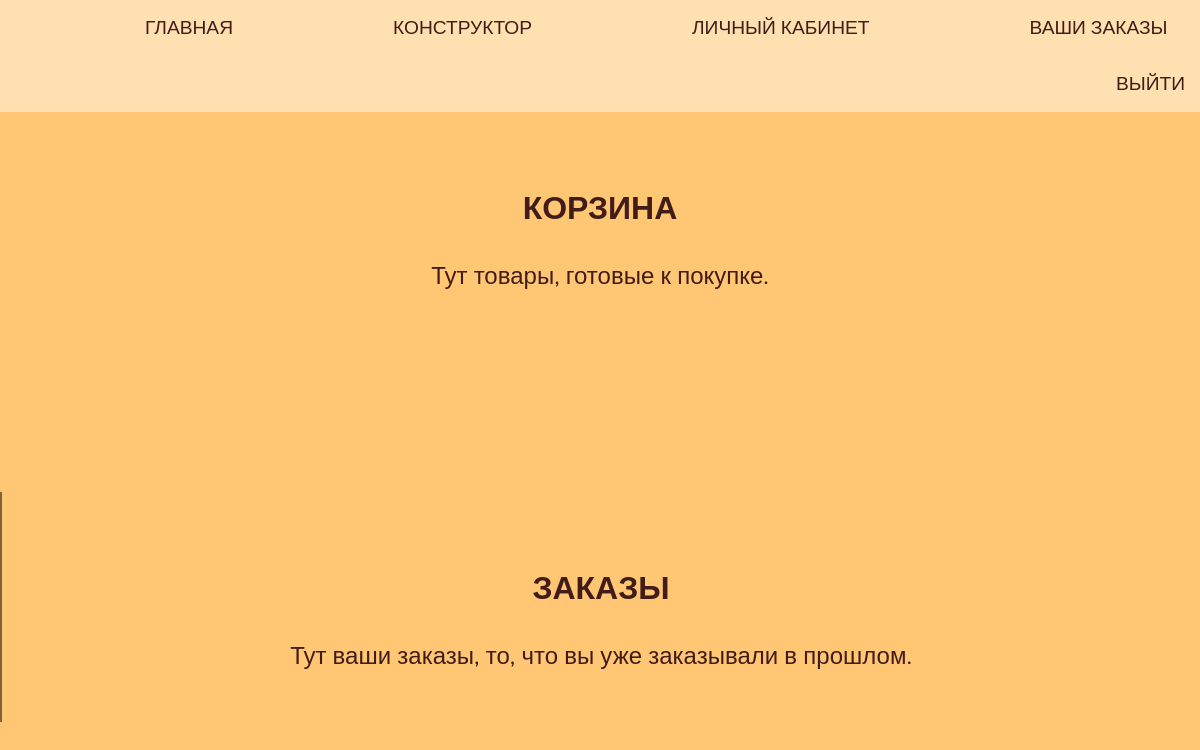
The app's page /zakazi.php (signed in), older data.
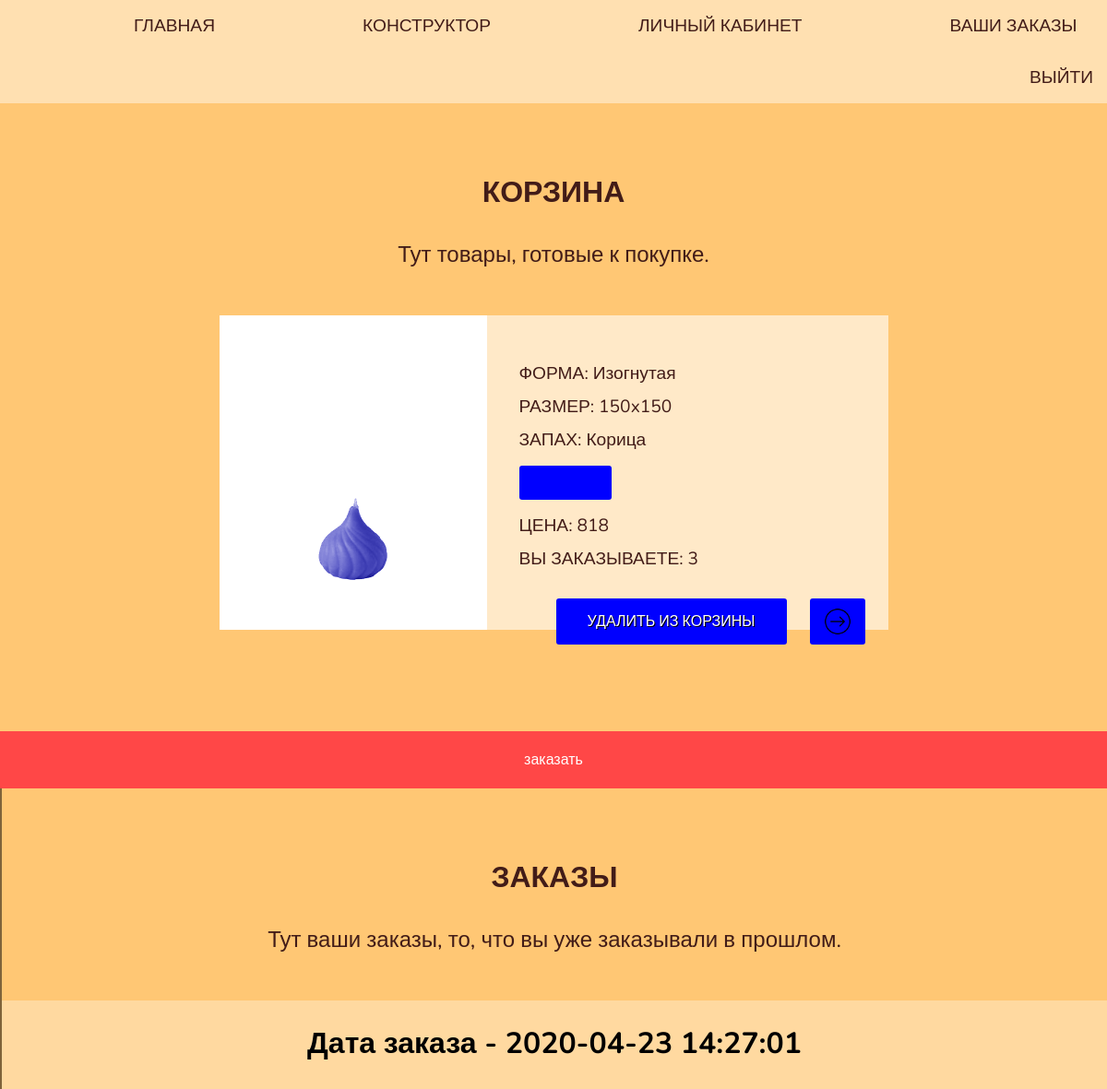
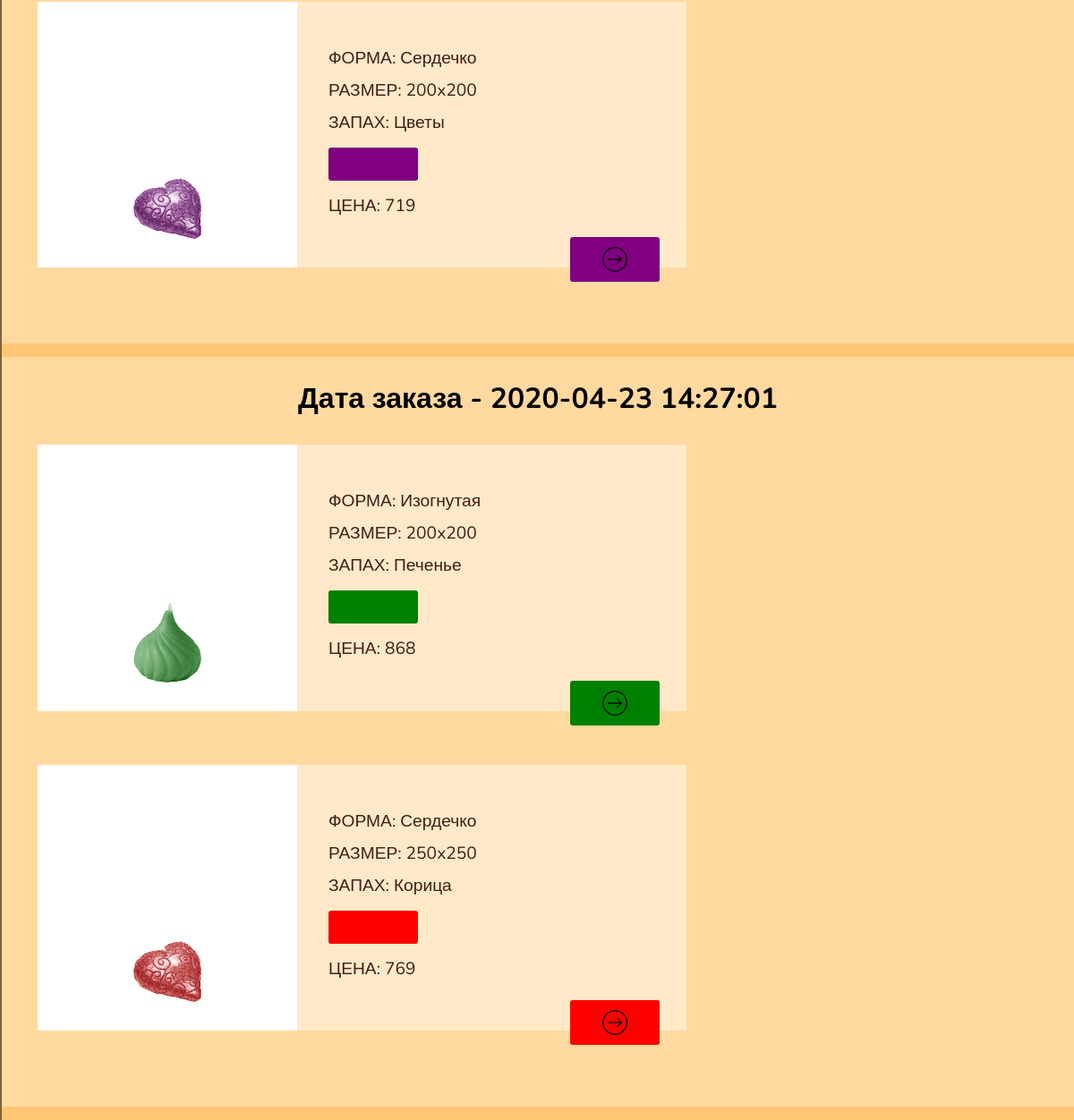
The same page, newer data (2 pictures, top to bottom).
### tables this page shows
CREATE TABLE `candle` (
  `id_candle` int(11) NOT NULL,
  `candle_name` varchar(25) NOT NULL,
  `id_zapah` int(11) DEFAULT NULL,
  `id_form` int(11) DEFAULT NULL,
  `id_color` int(11) DEFAULT NULL,
  `id_razer` int(11) DEFAULT NULL
);

CREATE TABLE `color` (
  `id_color` int(11) NOT NULL,
  `color_name` varchar(25) NOT NULL,
  `color_code` varchar(16) NOT NULL,
  `color_price` int(11) NOT NULL
);

CREATE TABLE `form` (
  `id_form` int(11) NOT NULL,
  `form_name` varchar(25) NOT NULL,
  `form_path` varchar(100) NOT NULL,
  `form_price` int(11) NOT NULL,
  `form_available` int(11) NOT NULL
);

CREATE TABLE `razmer` (
  `id_razmer` int(11) NOT NULL,
  `razmer_name` varchar(7) DEFAULT NULL,
  `razmer_price` int(11) NOT NULL
);

CREATE TABLE `zapah` (
  `id_zapah` int(11) NOT NULL,
  `zapah_name` varchar(25) NOT NULL,
  `zapah_path` varchar(100) NOT NULL,
  `zapah_price` int(11) NOT NULL
);

CREATE TABLE `cart` (
  `id_cart` int(11) NOT NULL,
  `id_user` int(11) DEFAULT NULL,
  `id_candle` int(11) DEFAULT NULL,
  `cart_count` int(11) DEFAULT NULL
);

CREATE TABLE `order` (
  `id_order` int(11) NOT NULL,
  `id_user` int(11) DEFAULT NULL,
  `order_date` datetime DEFAULT NULL
);

### zakazi.php (the view, shortened to what the changed rows need)
<?php
	require ('./php/connection.php');
	$userId = $_SESSION['id_user'];
?>
<!DOCTYPE html>
<html>
<head>
	<link rel="stylesheet" type="text/css" href="./css/kabinet.css">
	<link rel="stylesheet" type="text/css" href="./css/zakazi.css">
</head>
<body>
	<div class="niz">
		<div class="left">
			<h3> КОРЗИНА </h3>
			<h4> Тут товары, готовые к покупке. </h4>
			<div class="flex">
			<?php
				$queryCart = 'SELECT
									*,
									(color.color_price + form.form_price + razmer.razmer_price + zapah.zapah_price) as candle_price
								FROM
									candle,
									color,
									form,
									razmer,
									zapah,
									cart
								WHERE
									candle.id_color = color.id_color
								AND
									candle.id_form = form.id_form
								AND
									candle.id_razer = razmer.id_razmer
								AND
									candle.id_zapah = zapah.id_zapah
								AND
									cart.id_user = '.$userId.'
								AND
									cart.id_candle = candle.id_candle;';
				$resultCart = mysqli_query($link, $queryCart);
				while ($svechaCart = mysqli_fetch_assoc($resultCart))
				{
					echo '<div class="infa">
							<div class="img_svecha">
								<div class="img-color" style="background-color: '.$svechaCart['color_code'].'" ></div>
								<img src="'.$svechaCart['form_path'].'">
							</div>
							<div class="h_infa">
								<ul>
									<li>ФОРМА: '.$svechaCart['form_name'].'</li>
									<li>РАЗМЕР: '.$svechaCart['razmer_name'].'</li>
									<li>ЗАПАХ: '.$svechaCart['zapah_name'].'</li>
									<div class="colors" style="background-color: '.$svechaCart['color_code'].'"></div>
									<li>ЦЕНА: '.$svechaCart['candle_price'].'</li>
									<li>ВЫ ЗАКАЗЫВАЕТЕ: '.$svechaCart['cart_count'].'</li>
									<div style="margin-top: 25px;">
										<a class="delete" style="background-color: '.$svechaCart['color_code'].'" href="./php/deleteCart.php?id='.$svechaCart['id_cart'].'"> УДАЛИТЬ ИЗ КОРЗИНЫ </a>
										<a href="svecha.php?id='.$svechaCart['id_candle'].'" class="">
											<div class="dalee" style="background-color: '.$svechaCart['color_code'].'">
												<img src="img/strelka.png">
											</div>
										</a>
									</div>
								</ul>
							</div>
						</div>';
				}
			?>
			</div>
			<?php
			if (mysqli_fetch_row(mysqli_query($link, 'SELECT COUNT(*) FROM `cart`'))[0] > 0)
			{
				echo '<a class="zakazat" href="./php/makeOrder.php">заказать</a>';
			}
			?>
		</div>
		<div class="right">
			<div class="flex">
			<?php
				$queryOrdersId = 'SELECT * FROM `order` WHERE id_user = '.$userId;
				$resultOrdersId = mysqli_query($link, $queryOrdersId);
				while ($orderId = mysqli_fetch_assoc($resultOrdersId))
				{
					echo '<div class="zakaz">';
						echo '<h1> Дата заказа - '.$orderId['order_date'].'</h1>';
						$candlesId = 'SELECT * FROM order_candle  WHERE id_order = '.$orderId['id_order'];
						$resultCandlesId = mysqli_query($link, $candlesId);
						while ($candle = mysqli_fetch_assoc($resultCandlesId))
						{
							$querySvechi = 'SELECT
												*,
												(color.color_price + form.form_price + razmer.razmer_price + zapah.zapah_price) as candle_price
													FROM
														candle,
														color,
														form,
														razmer,
														zapah,
														user_candle
													WHERE
														candle.id_color = color.id_color
													AND
														candle.id_form = form.id_form
													AND
														candle.id_razer = razmer.id_razmer
													AND
														candle.id_zapah = zapah.id_zapah
													AND
														user_candle.id_candle = candle.id_candle
													AND
														user_candle.id_user = '.$userId.'
													AND
														candle.id_candle = '.$candle['id_candle'];
							$resultSvechi = mysqli_query($link, $querySvechi);
							while ($svecha = mysqli_fetch_assoc($resultSvechi))
							{
								echo '<div class="infa">
										<div class="img_svecha">
											<div class="img-color" style="background-color: '.$svecha['color_code'].'" ></div>
											<img src="'.$svecha['form_path'].'">
										</div>
										<div class="h_infa">
											<ul>
												<li>ФОРМА: '.$svecha['form_name'].'</li>
												<li>РАЗМЕР: '.$svecha['razmer_name'].'</li>
												<li>ЗАПАХ: '.$svecha['zapah_name'].'</li>
												<div class="colors" style="background-color: '.$svecha['color_code'].'"></div>
												<li>ЦЕНА: '.$svecha['candle_price'].'</li>
												<a href="svecha.php?id='.$svecha['id_candle'].'" class="">
													<div class="dalee" style="background-color: '.$svecha['color_code'].'">
														<img src="img/strelka.png">
													</div>
												</a>
											</ul>
										</div>
									</div>';
							}
						}
					echo '</div>';
				}
			?>
			</div>
		</div>
	</div>
</body>
</html>

Row changes from the older to the newer data that the page shows:
now on this page (row unchanged): candle: id_form.form_name "Изогнутая", id_razer.razmer_name "150x150", id_zapah.zapah_name "Корица", candle_price "818", cart.cart_count "3", shown under "Тут товары, готовые к покупке."
added order: order_date "2020-04-23 14:27:01"
now on this page (row unchanged): candle: id_form.form_name "Сердечко", id_razer.razmer_name "200x200", id_zapah.zapah_name "Цветы", candle_price "719"
added order: order_date "2020-04-23 14:27:01"
added candle: id_form.form_name "Изогнутая", id_razer.razmer_name "200x200", id_zapah.zapah_name "Печенье", candle_price "868"
now on this page (row unchanged): candle: id_form.form_name "Сердечко", id_razer.razmer_name "250x250", id_zapah.zapah_name "Корица", candle_price "769"
Text that changed along with them:
text now shown: "заказать"
